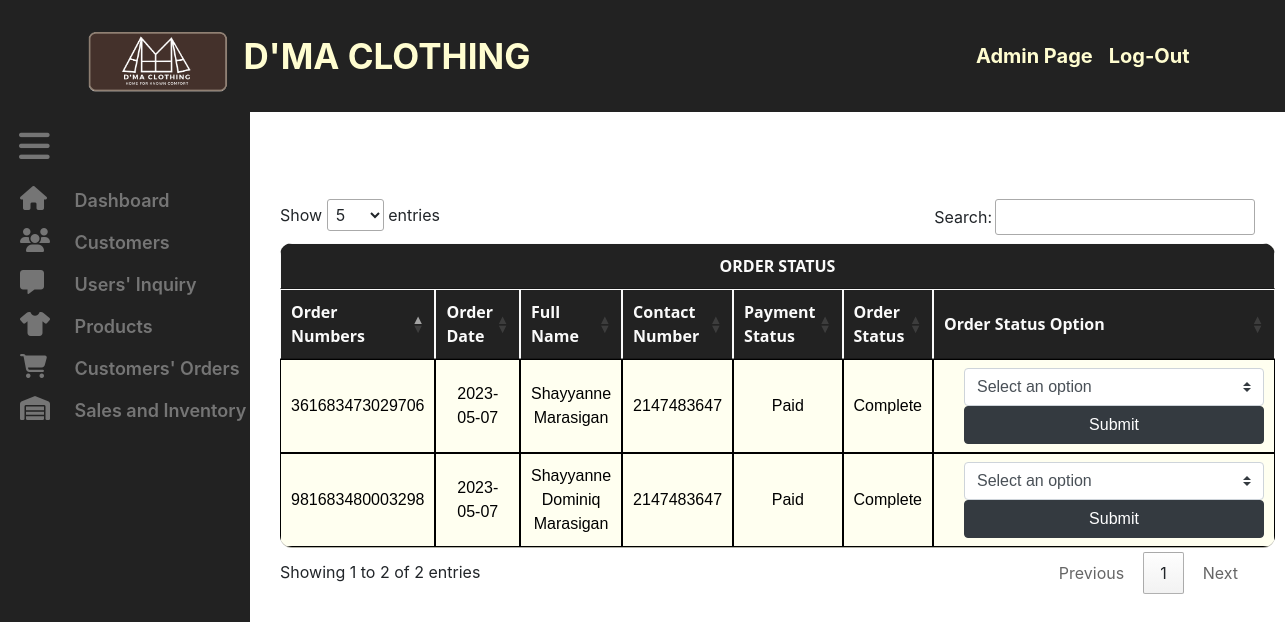
Screenshot of /adminorders.php with the database file from the repository.
### tables this page shows
CREATE TABLE `order_tbl` (
  `orderID` int(11) NOT NULL,
  `userid` int(11) NOT NULL,
  `cartID` int(11) NOT NULL,
  `productID` int(11) NOT NULL,
  `firstname` varchar(255) NOT NULL,
  `lastname` varchar(255) NOT NULL,
  `phone` int(11) NOT NULL,
  `address` varchar(255) NOT NULL,
  `paymentoptions` varchar(255) NOT NULL,
  `total` float NOT NULL,
  `orderdate` date NOT NULL,
  `ordernumber` bigint(20) NOT NULL,
  `shippingfee` int(11) NOT NULL,
  `subtotal` int(11) NOT NULL,
  `delivery_status` varchar(255) NOT NULL,
  `productName` varchar(255) NOT NULL,
  `productStock` int(11) NOT NULL,
  `quantity` int(11) NOT NULL,
  `paymentstatus` varchar(255) NOT NULL
);

### adminorders.php (the view, shortened to what this page needs)
<!DOCTYPE html>
<html>
<head>
  <head>
    <link rel="stylesheet" href="https://cdn.datatables.net/1.13.4/css/jquery.dataTables.css" />
    <link rel="stylesheet" href="https://cdn.jsdelivr.net/npm/bootstrap@4.0.0/dist/css/bootstrap.min.css">
    <link rel="stylesheet" href="https://cdnjs.cloudflare.com/ajax/libs/font-awesome/4.7.0/css/font-awesome.min.css">
    <link rel="stylesheet" href="css/adminhome.css"></link>
    <link rel="stylesheet" type="text/css" href="https://cdn.datatables.net/1.11.3/css/jquery.dataTables.css">
  </head>
</head>
<body >
 <nav class="navbar navbar-expand-lg main-navbar bg-color main-navbar-color"
 id="main-navbar">
 <div class="container">
  <a href="userspage.php"><img class="navbar-brand" width="140" src="BuiltImages/dmaclothinglogo.png"></img></a>
  <a class="navbar-brand" href="adminhome.php"> D'MA CLOTHING </a>
  <div class="collapse navbar-collapse"id="myNav">
    <ul class="navbar-nav ml-auto">
      <li class="nav-item">
        <a href="adminhome.php" target="_self" class="nav-link"> Admin Page </a>
      </li>
      <li class="nav-item">
        <a href="include/logout.inc.php" target="_self" class="nav-link"> Log-Out </a>
      </li>
    </ul>
  </div>
</div>
</nav>
<div id="wrapper">
  <aside id="sidebar-wrapper">
    <ul class="sidebar-nav">
      <li>
        <div id="navbar-wrapper">
          <nav class="navbar navbar-inverse">
            <div class="container-fluid">
              <a href="#" class="navbar-brand text-right" id="sidebar-toggle"> <i class="fa fa-bars"></i> </a> <BR>
            </div>
          </nav>
        </div>
      </li>
      <li>
        <a href="adminhome.php"> <i class="fa fa-home"></i> Dashboard </a>
      </li>
      <li>
        <a href="admincustomer.php"><i class="fa fa-users"></i> Customers </a>
      </li>
      <li>
        <a href="admininquiry.php"><i class="fa fa-message"></i> Users' Inquiry </a>
      </li>
      <li>
        <a href="adminproducts.php"><i class="fa fa-shirt"></i> Products </a>
      </li>
      <li>
        <a href="adminorders.php"><i class="fa fa-cart-shopping"></i> Customers' Orders </a>
      </li>
      <li>
        <a href="adminsales.php"><i class="fa fa-warehouse"></i> Sales and Inventory </a>
      </li>
    </ul>
  </aside>
  <br><br><br>
  <section id="content-wrapper">
    <div class="row">
      <div class="col-lg-12">
        <div class="container">
          <div class="row">
            <div class="col-lg-12">
              <table id="datatable" class="test" style="width:100%; text-align:center; background-color:ivory; color: black">
                <thead>
                  <tr>
                    <th colspan="8">
                      <center>
                        <?php
                        echo "ORDER STATUS";
                        ?>
                      </center>
                    </th>
                  </tr>
                <tr>
                  <th>
                    Order Numbers
                  </th>
                  <th>
                    Order Date
                  </th>
                  <th>
                    Full Name
                  </th>
                  <th>
                    Contact Number
                  </th>
                  <th>
                    Payment Status
                  </th>
                  <th>
                    Order Status
                  </th>
                  <th>
                    Order Status Option
                  </th>
                </tr>
                <tbody>
                </thead>
                <?php
                require './include/db.handler.inc.php';
                $sql = "SELECT orderID, cartID, productID, CONCAT(firstname, ' ', lastname) AS fullname, phone, address, paymentoptions, total, orderdate, ordernumber, shippingfee, subtotal, delivery_status, productName, productStock, quantity, paymentstatus
                FROM order_tbl
                GROUP BY ordernumber";
                $stmtCheck = mysqli_stmt_init($conn);
                if(!mysqli_stmt_prepare($stmtCheck,$sql))
                {
                  header("location: ../login.php?error=sqlerror");
                  exit();
                }
                else
                {
                  mysqli_stmt_execute($stmtCheck);
                  $result = mysqli_stmt_get_result($stmtCheck);
                  while($row = mysqli_fetch_assoc($result))
                  {
                    ?>
                    <tr>
                      <td><?php echo $row['ordernumber'] ?></td>
                      <td><?php echo $row['orderdate'] ?></td>
                      <td><?php echo $row['fullname'] ?></td>
                      <td><?php echo $row['phone'] ?></td>
                      <td><?php echo $row['paymentstatus'] ?></td>
                      <td><?php echo $row['delivery_status'] ?></td>
                      <td>
                        <form method="post" action="updatepaystatus.php">
                          <select id="vv-<?php echo $row['orderID']?>" class="custom-select" name="deliveryStatus" onchange="updateDeliveryStatus(this)">
                            <option selected disabled>Select an option</option>
                          </select>
                          <button type="submit" name="buttonfinished" class="btn btn-dark btn-md btn-block"> Submit </button>
                        </form>
                      </td>
                    </tr>
                    <?php
                  }
                }
                ?>
              </table>
            </div>
          </div>
        </div>
      </div>
    </div>
  </section>
</div>
<br><br><br>
<br><br><br><br><br><br><br><br>
<br><br><br><br><br><br><br><br>
</body>
</html>

### css/adminhome.css (style rules this page uses)
.bg-color { background: #222; line-height: 80px; }
.navbar-brand { color:#FFFDD0; font-weight: bold; font-size: 35px!important; }
a .navbar-brand { color: #F8BE12; font-weight: bold; font-size: 35px!important; }
.nav-link { font-weight: bold; color: #FFFDD0; font-size: 20px; }
a { color: #F8BE12; }
table { width: 100%; border-collapse: separate; border-spacing: 0 10px; border-radius: 12px; overflow: hidden; }
td, th { padding: 10px 16px; border: 1px solid; text-align: center; }
th { background-color: #222; border: 1px solid; color: #fafafa; font-family: 'Open Sans', Sans-serif; font-weight: bold; }
tr { width: 100%; background-color: #fafafa; font-family: 'Montserrat', sans-serif; }
tr:nth-child(even) { background-color: #eeeeee; }
body { padding-bottom: 30px; position: relative; min-height: 100%; }
a { transition: background 0.2s, color 0.2s; }
.container-fluid { text-indent: -6px; }
#wrapper { padding-left: 0; transition: all 0.5s ease; position: static; }
#sidebar-wrapper { z-index: 1000; position: absolute; left: 250px; width: 0; height: 100%; margin-left: -250px; overflow-y: auto; overflow-x: hidden; background: #222; transition: all 0.5s ease; }
.sidebar-nav { top: 75px; width: 250px; margin: 0; padding: 0; list-style: none; }
.sidebar-nav > li { text-indent: 10px; line-height: 42px; }
.sidebar-nav > li a { display: block; text-decoration: none; color: #757575; font-weight: 600; font-size: 18px; }
.sidebar-nav > li > a i.fa { font-size: 24px; width: 60px; }
#navbar-wrapper { width: 100%; position: absolute; z-index: 2; }
#navbar-wrapper .navbar { border-width: 0 0 0 0; background-color: #222; font-size: 24px; margin-bottom: 0; border-radius: 0; }
#navbar-wrapper .navbar a { color: #757575; }
#content-wrapper { width: 100%; position: relative; padding: 15px; top: 100px; }
@media (min-width: 992px) { #wrapper { padding-left: 250px; } }
@media (min-width: 992px) { #sidebar-wrapper { width: 250px; } }
@media (min-width: 992px) { #navbar-wrapper { position: relative; } }
@media (min-width: 992px) { #content-wrapper { position: relative; top: 0; } }
form { width: 300px; margin-left: 20px; }

### rows the page displays
order_tbl: ordernumber "361683473029706", orderdate "2023-05-07", fullname "Shayyanne Marasigan", phone "2147483647", paymentstatus "Paid", delivery_status "Complete"
order_tbl: ordernumber "981683480003298", orderdate "2023-05-07", fullname "Shayyanne Dominiq Marasigan", phone "2147483647", paymentstatus "Paid", delivery_status "Complete"
